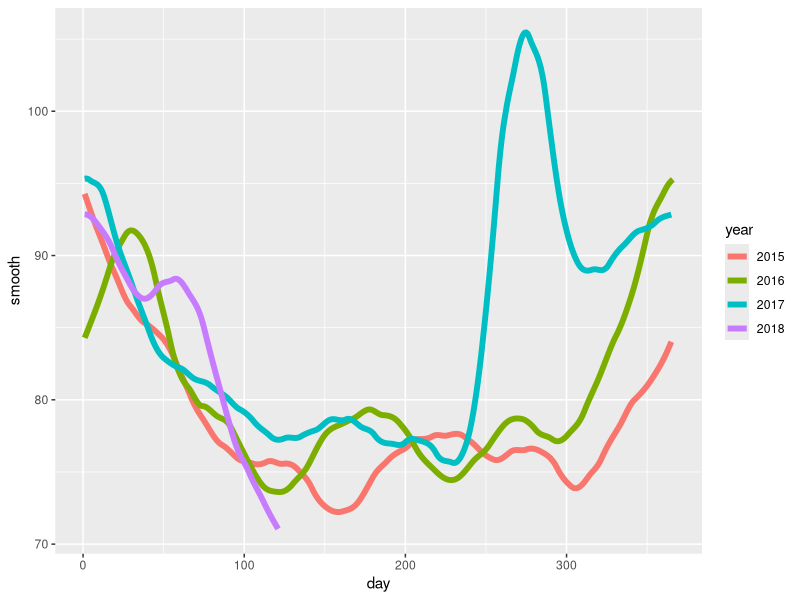
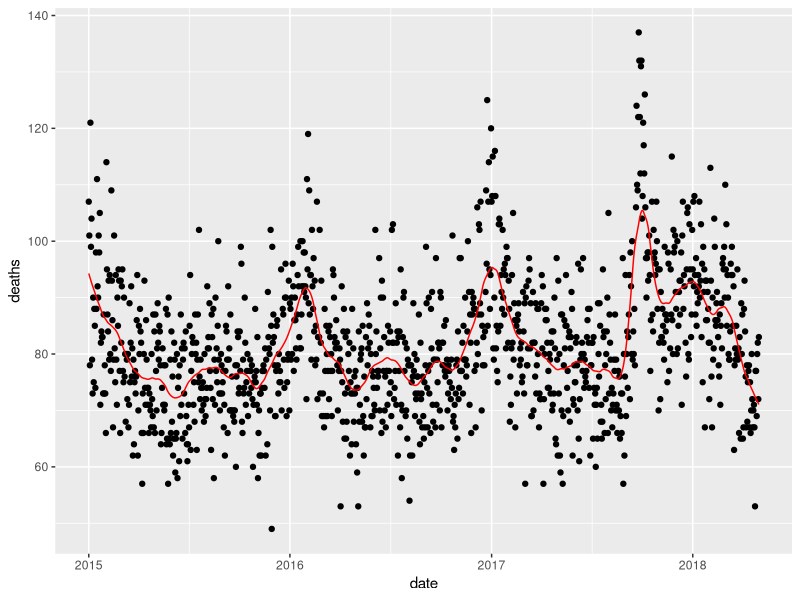

Reproduce these figures in R, in order.
library(tidyverse)
library(purrr)
library(pdftools)
library(lubridate)

fn <- system.file("extdata", "RD-Mortality-Report_2015-18-180531.pdf", package="dslabs")
dat <- map_df(str_split(pdf_text(fn), "\n"), function(s){
  s <- str_trim(s)
  header_index <- str_which(s, "2015")[1]
  tmp <- str_split(s[header_index], "\\s+", simplify = TRUE)
  month <- tmp[1]
  header <- tmp[-1]
  tail_index  <- str_which(s, "Total")
  n <- str_count(s, "\\d+")
  out <- c(1:header_index, which(n==1), which(n>=28), tail_index:length(s))
  s[-out] %>%
    str_remove_all("[^\\d\\s]") %>%
    str_trim() %>%
    str_split_fixed("\\s+", n = 6) %>%
    .[,1:5] %>%
    as_data_frame() %>% 
    setNames(c("day", header)) %>%
    mutate(month = month,
           day = as.numeric(day)) %>%
    gather(year, deaths, -c(day, month)) %>%
    mutate(deaths = as.numeric(deaths))
}) %>%
  mutate(month = recode(month, "JAN" = 1, "FEB" = 2, "MAR" = 3, "APR" = 4, "MAY" = 5, "JUN" = 6, 
                        "JUL" = 7, "AGO" = 8, "SEP" = 9, "OCT" = 10, "NOV" = 11, "DEC" = 12)) %>%
  mutate(date = make_date(year, month, day)) %>%
  filter(date <= "2018-05-01", !is.na(deaths))

fit <- loess(formula = deaths ~ as.numeric(date), data = dat, span = 60/1204, degree = 1)

dat %>% 
  mutate(smooth = predict(fit, as.numeric(date)), day = yday(date), year = as.character(year(date))) %>%
  ggplot(aes(day, smooth, col = year)) +
  geom_line(lwd = 2)

dat %>% mutate(smooth = fit$fitted) %>% ggplot(aes(x = date, y = deaths)) + geom_point() + geom_line(aes(date, smooth), color = "red")
  
